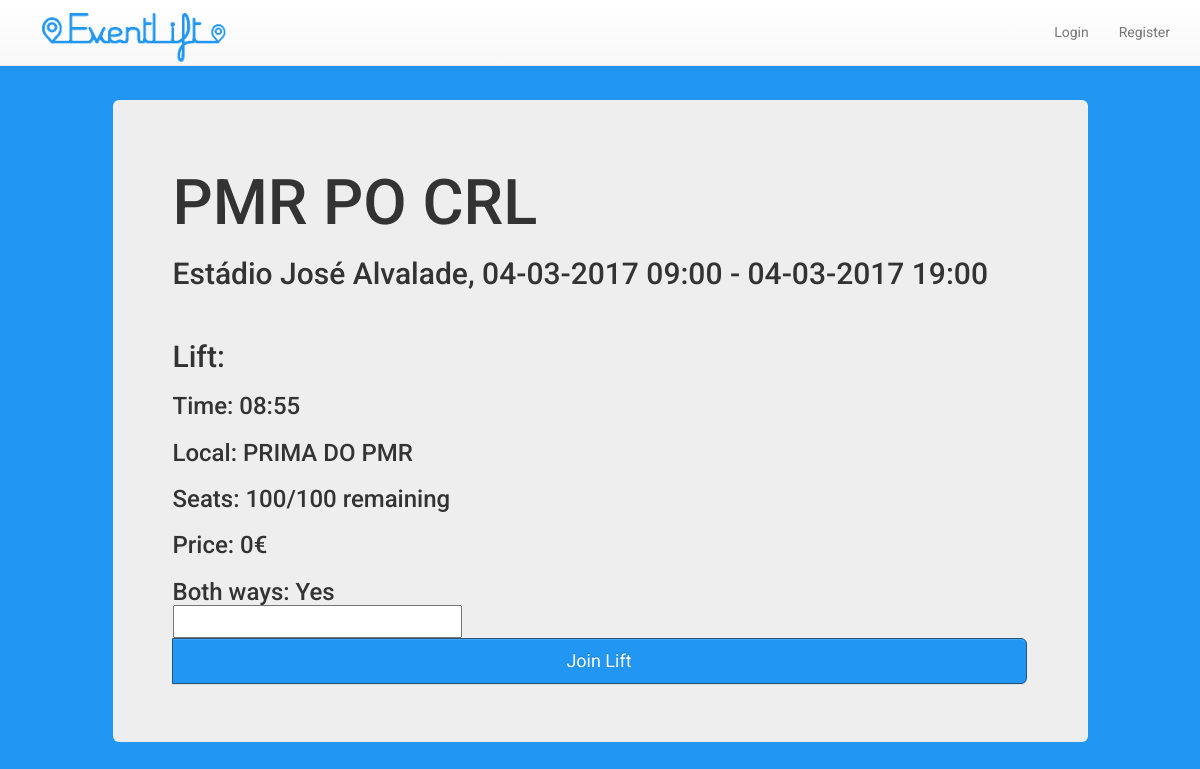
Screenshot of /lift/1 with the database file from the repository.
### tables this page shows
CREATE TABLE Events(
    name VARCHAR(64) NOT NULL,
    local VARCHAR(32) NOT NULL,
    stdate VARCHAR(32) NOT NULL,
    endate VARCHAR(32) NOT NULL,
    PRIMARY KEY(name, local)
);

CREATE TABLE Lifts(
    owner REFERENCES Users(rowID),
    event REFERENCES Events(rowID),
    price INTEGER NOT NULL,
    twoway INTEGER NOT NULL,
    lftime VARCHAR(32) NOT NULL,
    lfplace VARCHAR(32) NOT NULL,
    numseats INTEGER NOT NULL,
    emptyseats INTEGER NOT NULL CHECK(emptyseats >= 0)
);

### eventlift/views.py (the view)
@app.route('/lift/<liftid>')
def view_lift(liftid):
    lift = models.get_lift_by_id(liftid)
    return render_template('lift.html', lift=lift, liftid=liftid)

### eventlift/models.py (called while the page is built)
def get_lift_by_id(rowid):
    db = sqlite3.connect(DATABASE)
    cur = db.cursor()
    cur.execute('SELECT * FROM Lifts JOIN Events ON Lifts.event = Events.rowID WHERE Lifts.rowid=?', (rowid, ))
    lift = cur.fetchall()
    db.close()
    return lift

### eventlift/templates/lift.html (shortened to what this page needs)
{% extends "base.html" %} {% block header %} {% endblock %} {% block content %}
<link rel="stylesheet" type="text/css" href="../static/event.css">
<div class="container">
    <div class="row">
        <div class="col-md-10 col-md-offset-1 col-xs-10 col-xs-offset-1">
            <div class="row">
                <div class="jumbotron class1">
                    <div class="event-info">
                        <h1>{{ lift[0][8] }}</h1>
                        <h2>{{ lift[0][9] }},  {{ lift[0][10] }} - {{ lift[0][11] }}</h2>
                        <br>
                        <h2> Lift: </h2>
                        <h3>Time:  {{ lift[0][4] }} </h3>
                        <h3>Local:  {{ lift[0][5] }} </h3>
                        <h3>Seats:  {{ lift[0][6] }}/{{ lift[0][7] }} remaining </h3>
                        <h3>Price: {{ lift[0][2] }}€ </h3>
                        <h3>Both ways:
                            {% if lift[0][3] == 0 %}
                            No
                            {% else %}
                            Yes
                            {% endif %}
                        <form method="POST" action="/join_lift">
                            <input type="number" name="seats">
                            <span class="input-group-btn">
                              <button class="btn btn-lg btn-primary btn-block btn-search" type="submit">Join Lift</button>
                            </span>
                        </form>
                    </div>
                </div>
            </div>
        </div>
    </div>
</div>
{% endblock %} {% block footer %} {% endblock %}

### eventlift/static/base.css (style rules this page uses)
body { font-family: 'Roboto', sans-serif; background-color: #2196f3; }
.btn { background-image: none; background-color: #2196f3; color: white; }

### eventlift/static/event.css (style rules this page uses)
body { font-family: 'Roboto', sans-serif; }
.class1 { margin-top: 100px; }

### rows the page displays
Events: name "PMR PO CRL", local "Estádio José Alvalade", stdate "04-03-2017 09:00", endate "04-03-2017 19:00"
Lifts: lftime "08:55", lfplace "PRIMA DO PMR", numseats "100", emptyseats "100", price "0"
